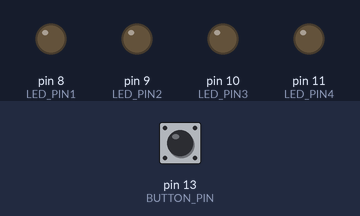
Recording of a sketch running on a simulated Arduino Uno, built with avr-gcc and run on an emulated ATmega328P. Shown: output pins drawn as LEDs (lit = HIGH). The inputs (shaded band) are chosen by the test bench; at power-on: pin 13 (BUTTON_PIN) LOW.

Above: at 1.2 s.
1.3 s: pin 13 (BUTTON_PIN) pulled HIGH for 0.15 s
At 2.3 s:
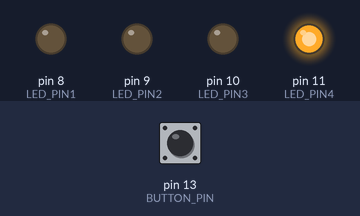
2.9 s: pin 13 (BUTTON_PIN) pulled HIGH for 1 s
At 3.5 s:
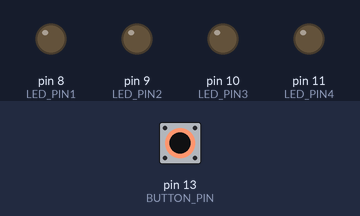
5.4 s: pin 13 (BUTTON_PIN) pulled HIGH for 3.2 s
At 6.7 s:
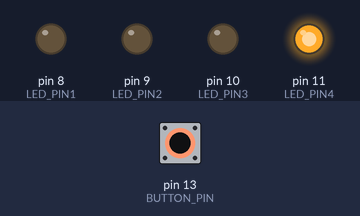
Timing chart, 0 to 8.4 s (numbered marks = the images above; inputs shaded):
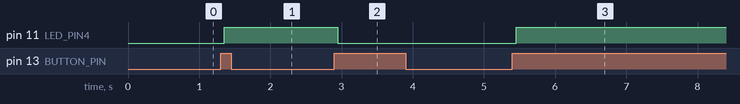

The sketch:

LED_Button_NoMoreDelay.ino
```cpp
#define LED_PIN1 8
#define LED_PIN2 9
#define LED_PIN3 10
#define LED_PIN4 11
#define BUTTON_PIN 13

int x = 0, y = 0, z = 0;
unsigned long long time, t1 = 0, t2 = 0, t3 = 0;
int ledState = LOW;
int buttonState;
int lastButtonState = LOW;
unsigned long debounceDelay = 50;
unsigned long lastDebounceTime = 0;

void setup() {
  pinMode(LED_PIN1, OUTPUT);
  pinMode(LED_PIN2, OUTPUT);
  pinMode(LED_PIN3, OUTPUT);
  pinMode(LED_PIN4, OUTPUT);
  pinMode(BUTTON_PIN, INPUT);

  digitalWrite(LED_PIN4, 0);
}

void loop() {
  time = millis();
  int reading = digitalRead(BUTTON_PIN);

  if (reading != lastButtonState) {
    lastDebounceTime = millis();
  }

  if ((millis() - lastDebounceTime) > debounceDelay) {
    if (reading != buttonState) {
      buttonState = reading;

      if (buttonState == HIGH) {
        ledState = !ledState;
      }
    }
  }
  digitalWrite(LED_PIN4, ledState);
  lastButtonState = reading;

  if ((time - t1) == 1000) {
    x = 1 - x;
    t1 = millis();
    digitalWrite(LED_PIN1, x);
  }

  if ((time - t2) == 2000) {
    y = 1 - y;
    t2 = millis();
    digitalWrite(LED_PIN2, y);
  }

  if ((time - t3) == 3000) {
    z = 1 - z;
    t3 = millis();
    digitalWrite(LED_PIN3, z);
  }

}
```

Measured:
- after the input at 1.3 s, pin 11 (LED_PIN4): LOW → HIGH after 0.05 s
- after the input at 2.9 s, pin 11 (LED_PIN4): HIGH → LOW after 0.05 s
- after the input at 5.4 s, pin 11 (LED_PIN4): LOW → HIGH after 0.05 s
